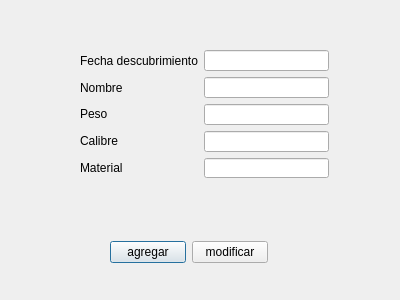
<?xml version="1.0" encoding="UTF-8"?>
<ui version="4.0">
 <class>DialogMunicion</class>
 <widget class="QDialog" name="DialogMunicion">
  <property name="geometry">
   <rect>
    <x>0</x>
    <y>0</y>
    <width>400</width>
    <height>300</height>
   </rect>
  </property>
  <property name="windowTitle">
   <string>Dialog</string>
  </property>
  <widget class="QWidget" name="layoutWidget_2">
   <property name="geometry">
    <rect>
     <x>110</x>
     <y>240</y>
     <width>158</width>
     <height>25</height>
    </rect>
   </property>
   <layout class="QHBoxLayout" name="horizontalLayout">
    <item>
     <widget class="QPushButton" name="pbAgregar">
      <property name="text">
       <string>agregar</string>
      </property>
     </widget>
    </item>
    <item>
     <widget class="QPushButton" name="pbMod">
      <property name="text">
       <string>modificar</string>
      </property>
     </widget>
    </item>
   </layout>
  </widget>
  <widget class="QWidget" name="">
   <property name="geometry">
    <rect>
     <x>80</x>
     <y>50</y>
     <width>249</width>
     <height>128</height>
    </rect>
   </property>
   <layout class="QFormLayout" name="formLayout">
    <item row="0" column="0">
     <layout class="QVBoxLayout" name="verticalLayout">
      <item>
       <widget class="QLabel" name="label_8">
        <property name="text">
         <string>Fecha descubrimiento</string>
        </property>
       </widget>
      </item>
      <item>
       <widget class="QLabel" name="label">
        <property name="text">
         <string>Nombre</string>
        </property>
       </widget>
      </item>
      <item>
       <widget class="QLabel" name="label_2">
        <property name="text">
         <string>Peso</string>
        </property>
       </widget>
      </item>
      <item>
       <widget class="QLabel" name="label_3">
        <property name="text">
         <string>Calibre</string>
        </property>
       </widget>
      </item>
      <item>
       <widget class="QLabel" name="label_4">
        <property name="text">
         <string>Material</string>
        </property>
       </widget>
      </item>
     </layout>
    </item>
    <item row="0" column="1">
     <layout class="QVBoxLayout" name="verticalLayout_2">
      <item>
       <widget class="QLineEdit" name="leFecha"/>
      </item>
      <item>
       <widget class="QLineEdit" name="leNombre"/>
      </item>
      <item>
       <widget class="QLineEdit" name="lePeso"/>
      </item>
      <item>
       <widget class="QLineEdit" name="leCalibre"/>
      </item>
      <item>
       <widget class="QLineEdit" name="leMaterial"/>
      </item>
     </layout>
    </item>
   </layout>
  </widget>
 </widget>
 <resources/>
 <connections/>
</ui>
